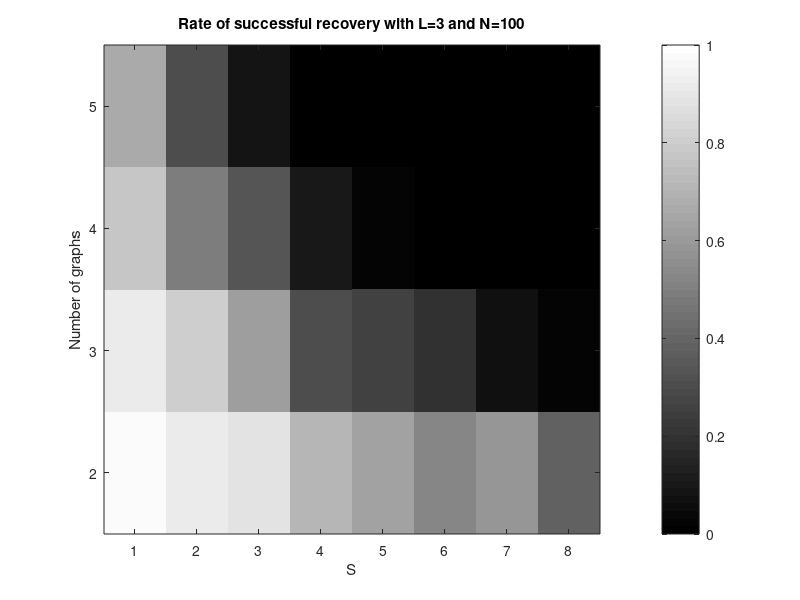

This chart was generated by the following MATLAB code:
% Edit the last element to select number of columns / values of S.
SS = 1:8;
NUM_GRAPHS = 2:5;

data_matrix = [0.97 0.92 0.77 0.67; ...
               0.91 0.80 0.49 0.30; ...
               0.89 0.61 0.34 0.08; ...
               0.71 0.31 0.10 0.00; ...
               0.64 0.26 0.02 0.00; ...
               0.52 0.20 0.00 0.00; ...
               0.58 0.07 0.00 0.00; ...
               0.38 0.03 0.00 0.00]';

figure
imagesc(data_matrix)
axis xy
xticks(SS)
yticks(NUM_GRAPHS-1)
yticklabels(NUM_GRAPHS)
xlabel('S')
ylabel('Number of graphs')
caxis([0 1])
colormap gray
colorbar
title('Rate of successful recovery with L=3 and N=100')
